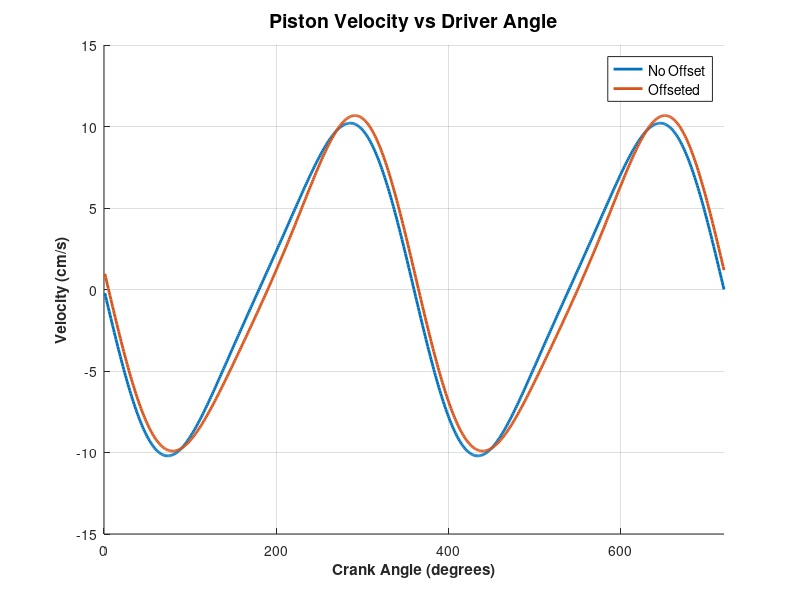

MATLAB code to generate this figure: (Note: this script raises an error after producing the figure.)
clc; clear; % Clear command window and workspace

%% Load Necessary Data
load('constants.mat')

%% Declaring iterating variables
s_length0 = zeros(1, length(crank_angle)); % Preallocate s_length for efficiency
s_length1 = zeros(1, length(crank_angle)); % Preallocate s_length for efficiency
coupler_angle0 = zeros(1, length(crank_angle)); % Preallocate for coupler angles
coupler_angle1 = zeros(1, length(crank_angle)); % Preallocate for coupler angles
vel_piston0 = zeros(1, length(crank_angle)); % Preallocate for velocities
vel_piston1 = zeros(1, length(crank_angle)); % Preallocate for velocities
w3 = zeros(1, length(crank_angle)); % Preallocate for velocities
alpha3 = zeros(1, length(crank_angle));
a2x = zeros(1, length(crank_angle));
a2y = zeros(1, length(crank_angle));
a3x = zeros(1, length(crank_angle));
a3y = zeros(1, length(crank_angle));
a4y = zeros(1, length(crank_angle));

%% Numerical Analysis
for i = 1:length(crank_angle)
    %%% Position Analysis %%%
    % Solve for s_length (length on follower track)
    tempa = 1;
    tempb = -2 * crank_length * cosd(crank_angle(i));
    tempc0 = crank_length^2 + r0^2 - coupler_length^2 + 2 * r0 * crank_length * sind(crank_angle(i));
    tempc1 = crank_length^2 + r1^2 - coupler_length^2 + 2 * r1 * crank_length * sind(crank_angle(i));

    tempbdot = 2 * crank_length * w2 * sind(crank_angle(i));
    tempc0dot = 0; % No derivative for tempc0
    tempc1dot = 2 * r1 * crank_length * w2 * cosd(crank_angle(i));

    % Calculate s_length for both configurations
    s_length0(i) = (-tempb + sqrt(tempb^2 - 4 * tempa * tempc0)) / (2 * tempa);
    s_length1(i) = (-tempb + sqrt(tempb^2 - 4 * tempa * tempc1)) / (2 * tempa);

    % Calculate coupler angles using atan2
    coupler_angle0(i) = atan2d(sqrt((s_length0(i) * sind(ground_angle) - r0 - crank_length * sind(crank_angle(i)))^2 / coupler_length^2), ...
                                   sqrt((s_length0(i) * cosd(ground_angle) - crank_length * cosd(crank_angle(i)))^2 / coupler_length^2));

    coupler_angle1(i) = atan2d(sqrt((s_length1(i) * sind(ground_angle) - r1 - crank_length * sind(crank_angle(i)))^2 / coupler_length^2), ...
                                   sqrt((s_length1(i) * cosd(ground_angle) - crank_length * cosd(crank_angle(i)))^2 / coupler_length^2));
                               
    % Calculate piston velocities for both configurations
    vel_piston0(i) = 0.5 * (-tempbdot + (0.5 / sqrt(tempb^2 - 4 * tempa * tempc0)) * (2 * tempb * tempbdot - 4 * tempc0dot));
    vel_piston1(i) = 0.5 * (-tempbdot + (0.5 / sqrt(tempb^2 - 4 * tempa * tempc1)) * (2 * tempb * tempbdot - 4 * tempc1dot));
    
    % solve for w3                          
    w3(i) = -(crank_length*w2*cosd(crank_angle(i)))/(coupler_length*cosd(coupler_angle0(i)));
    
    %solve for alpha3
    % Calculate alpha3 using the formula for the current step
    alpha3(i) = (crank_length * alpha2 * cosd(crank_angle(i)) - ...
                        crank_length * w2^2 * sind(crank_angle(i)) + ...
                        coupler_length * w3(i)^2 * sind(coupler_angle0(i))) / ...
                        (coupler_length * cosd(coupler_angle0(i)));
    
    % Calculate the x and y components of the acceleration a2 for the current step
    a2x(i) =  w2^2*OG2*sind(crank_angle(i));
    a2y(i) =  -w2^2*OG2*cosd(crank_angle(i));
    
    % Calculate the x and y components of acceleration a3 for the current step
    a3x(i) = w2^2 * crank_length * sind(crank_angle(i)) + ...
                    w3(i)^2 * AG3 * sind(coupler_angle0(i)) - ...
                    alpha3(i) * AG3 * cosd(coupler_angle0(i));

    a3y(i) = -w2^2 * crank_length * cosd(crank_angle(i)) - ...
                    w3(i)^2 * AG3 * cosd(coupler_angle0(i)) - ...
                    alpha3(i) * AG3 * sind(coupler_angle0(i));
    
                % Define the equation for d_double_dot
    a4y(i) = -crank_length * alpha2 * sind(crank_angle(i)) - ...
                   crank_length * w2^2 * cosd(crank_angle(i)) + ...
                   coupler_length * alpha3(i) * sind(coupler_angle0(i)) + ...
                   coupler_length * w3(i)^2 * cosd(coupler_angle0(i));

end

%% Displacement Calculation
c_length0 = max(s_length0) - s_length0;
c_length1 = max(s_length1) - s_length1;

vdisp0 = ((pi*bore^2)/4)*max(s_length0);
vdisp1 = ((pi*bore^2)/4)*max(s_length1);

%% Displaced Volume Calculation
total_volume0 = vdisp0/(rc0 -1) + ((pi*bore^2)/4)*c_length0;
total_volume1 = vdisp1/(rc1 -1) + ((pi*bore^2)/4)*c_length1;

%% Plots
% Plot Velocities vs Driver Angle
figure('Name', 'Velocity vs Driver Angle');
hold on; % Hold on to add more elements to the plot
grid on;
% Plot Title
title('Piston Velocity vs Driver Angle', 'FontWeight', 'bold', 'FontSize', 14);
% Plot the velocities
plot(crank_angle, vel_piston0, 'LineWidth', 2, 'DisplayName', 'No Offset');
plot(crank_angle, vel_piston1, 'LineWidth', 2, 'DisplayName', 'Offseted');
% Axis labels
xlabel('Crank Angle (degrees)', 'FontWeight', 'bold');
ylabel('Velocity (cm/s)', 'FontWeight', 'bold');
% Set limits
xlim([0 length(crank_angle)]); % Assuming crank_angle ranges from 0 to 360 degrees
% Legend
legend('Location', 'best', 'FontSize', 10);
% %calculate max values
% [piston0_max, piston0_index] = max(vel_piston0);
% [piston1_max, piston1_index] = max(vel_piston1);
% plot(crank_angle(piston0_index), piston0_max, 'kx', 'MarkerSize', 8, 'DisplayName', sprintf('Max 18mm (%.1f, %.2f)', crank_angle(piston0_index), piston0_max)); 
% plot(crank_angle(piston1_index), piston1_max, 'kx', 'MarkerSize', 8, 'DisplayName', sprintf('Max 36mm (%.1f, %.2f)', crank_angle(piston1_index), piston1_max));
% %calculate minimum values
% [piston0_min, piston0_index] = min(vel_piston0);
% [piston1_min, piston1_index] = min(vel_piston1);
% plot(crank_angle(piston0_index), piston0_min, 'kx', 'MarkerSize', 8, 'DisplayName', sprintf('Min 18mm (%.1f, %.2f)', crank_angle(piston0_index), piston0_min)); 
% plot(crank_angle(piston1_index), piston1_min, 'kx', 'MarkerSize', 8, 'DisplayName', sprintf('Min 36mm (%.1f, %.2f)', crank_angle(piston1_index), piston1_min));
xline(90, 'k--', 'DisplayName', '90 degrees')
xline(180, 'k--', 'DisplayName', '180 degrees')
xline(270, 'k--', 'DisplayName', '270 degrees')
% Set axis properties
set(gca, 'FontSize', 12, 'FontWeight', 'bold');
hold off;
 
 
 
% Plot Displacement vs Driver Angle
figure('Name', 'Displacement vs Driver Angle');
hold on; % Hold on to add more elements to the plot
grid on;
% Plot Title
title('Piston Displacement vs Driver Angle', 'FontWeight', 'bold', 'FontSize', 14);
% Plot the velocities
plot(crank_angle, 100*c_length0, 'LineWidth', 2, 'DisplayName', 'No Offset');
plot(crank_angle, 100*c_length1, 'LineWidth', 2, 'DisplayName', 'Offseted');
% Axis labels
xlabel('Crank Angle (degrees)', 'FontWeight', 'bold');
ylabel('Displacement (cm)', 'FontWeight', 'bold');
% Set limits
xlim([0 length(crank_angle)]); % Assuming crank_angle ranges from 0 to 360 degrees
% Legend
legend('Location', 'best', 'FontSize', 10);
% %calculate max values
% [piston0_max, piston0_index] = max(c_length0);
% [piston1_max, piston1_index] = max(c_length1);
% plot(crank_angle(piston0_index), piston0_max, 'kx', 'MarkerSize', 8, 'DisplayName', sprintf('Max 18mm (%.1f, %.2f)', crank_angle(piston0_index), piston0_max)); 
% plot(crank_angle(piston1_index), piston1_max, 'kx', 'MarkerSize', 8, 'DisplayName', sprintf('Max 36mm (%.1f, %.2f)', crank_angle(piston1_index), piston1_max));
% %calculate minimum values
% [piston0_min, piston0_index] = min(c_length0);
% [piston1_min, piston1_index] = min(c_length1);
% plot(crank_angle(piston0_index), piston0_min, 'kx', 'MarkerSize', 8, 'DisplayName', sprintf('Min 18mm (%.1f, %.2f)', crank_angle(piston0_index), piston0_min)); 
% plot(crank_angle(piston1_index), piston1_min, 'kx', 'MarkerSize', 8, 'DisplayName', sprintf('Min 36mm (%.1f, %.2f)', crank_angle(piston1_index), piston1_min));
xline(90, 'k--', 'DisplayName', '90 degrees')
xline(180, 'k--', 'DisplayName', '180 degrees')
xline(270, 'k--', 'DisplayName', '270 degrees')
% Set axis properties
set(gca, 'FontSize', 12, 'FontWeight', 'bold');
hold off;
 
 
 
% Plot Cylinder Volume vs Driver Angle
figure('Name', 'Piston Volume vs Driver Angle');
hold on; % Hold on to add more elements to the plot
grid on;
% Plot Title
title('Cylinder Volume vs Driver Angle', 'FontWeight', 'bold', 'FontSize', 14);
% Plot the velocities
plot(crank_angle, total_volume0*10^6, 'LineWidth', 2, 'DisplayName', 'No Offset');
plot(crank_angle, total_volume1*10^6, 'LineWidth', 2, 'DisplayName', 'Offseted');
% Axis labels
xlabel('Crank Angle (degrees)', 'FontWeight', 'bold');
ylabel('Piston Volume (cc)', 'FontWeight', 'bold');
% Set limits
xlim([0 length(crank_angle)]); % Assuming crank_angle ranges from 0 to 360 degrees
% Legend
legend('Location', 'best', 'FontSize', 10);
% %calculate max values
% [piston0_max, piston0_index] = max(total_volume0);
% [piston1_max, piston1_index] = max(total_volume1);
% plot(crank_angle(piston0_index), piston0_max, 'kx', 'MarkerSize', 8, 'DisplayName', sprintf('Max 18mm (%.1f, %.2f)', crank_angle(piston0_index), piston0_max)); 
% plot(crank_angle(piston1_index), piston1_max, 'kx', 'MarkerSize', 8, 'DisplayName', sprintf('Max 36mm (%.1f, %.2f)', crank_angle(piston1_index), piston1_max));
% %calculate minimum values
% [piston0_min, piston0_index] = min(total_volume0);
% [piston1_min, piston1_index] = min(total_volume1);
% plot(crank_angle(piston0_index), piston0_min, 'kx', 'MarkerSize', 8, 'DisplayName', sprintf('Min 18mm (%.1f, %.2f)', crank_angle(piston0_index), piston0_min)); 
% plot(crank_angle(piston1_index), piston1_min, 'kx', 'MarkerSize', 8, 'DisplayName', sprintf('Min 36mm (%.1f, %.2f)', crank_angle(piston1_index), piston1_min));
xline(90, 'k--', 'DisplayName', '90 degrees')
xline(180, 'k--', 'DisplayName', '180 degrees')
xline(270, 'k--', 'DisplayName', '270 degrees')
% Set axis properties
set(gca, 'FontSize', 12, 'FontWeight', 'bold');
hold off;

%% Data save
save('part1.mat')
            
disp('done')
